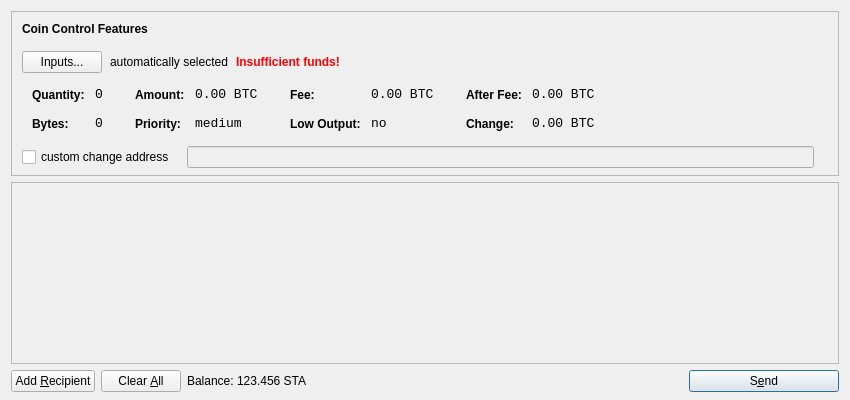
<?xml version="1.0" encoding="UTF-8"?>
<ui version="4.0">
 <class>SendCoinsDialog</class>
 <widget class="QDialog" name="SendCoinsDialog">
  <property name="geometry">
   <rect>
    <x>0</x>
    <y>0</y>
    <width>850</width>
    <height>400</height>
   </rect>
  </property>
  <property name="windowTitle">
   <string>Send Coins</string>
  </property>
  <layout class="QVBoxLayout" name="verticalLayout" stretch="0,1,0">
   <property name="bottomMargin">
    <number>8</number>
   </property>
   <item>
    <widget class="QFrame" name="frameCoinControl">
     <property name="sizePolicy">
      <sizepolicy hsizetype="Expanding" vsizetype="Expanding">
       <horstretch>0</horstretch>
       <verstretch>0</verstretch>
      </sizepolicy>
     </property>
     <property name="maximumSize">
      <size>
       <width>16777215</width>
       <height>16777215</height>
      </size>
     </property>
     <property name="frameShape">
      <enum>QFrame::StyledPanel</enum>
     </property>
     <property name="frameShadow">
      <enum>QFrame::Sunken</enum>
     </property>
     <layout class="QVBoxLayout" name="verticalLayoutCoinControl2">
      <property name="spacing">
       <number>-1</number>
      </property>
      <property name="leftMargin">
       <number>0</number>
      </property>
      <property name="topMargin">
       <number>0</number>
      </property>
      <property name="rightMargin">
       <number>0</number>
      </property>
      <property name="bottomMargin">
       <number>6</number>
      </property>
      <item>
       <layout class="QVBoxLayout" name="verticalLayoutCoinControl" stretch="0,0,0,0,1">
        <property name="spacing">
         <number>0</number>
        </property>
        <property name="leftMargin">
         <number>10</number>
        </property>
        <property name="topMargin">
         <number>10</number>
        </property>
        <item>
         <layout class="QHBoxLayout" name="horizontalLayoutCoinControl1">
          <property name="bottomMargin">
           <number>15</number>
          </property>
          <item>
           <widget class="QLabel" name="labelCoinControlFeatures">
            <property name="sizePolicy">
             <sizepolicy hsizetype="Preferred" vsizetype="Maximum">
              <horstretch>0</horstretch>
              <verstretch>0</verstretch>
             </sizepolicy>
            </property>
            <property name="font">
             <font>
              <weight>75</weight>
              <bold>true</bold>
             </font>
            </property>
            <property name="styleSheet">
             <string notr="true">font-weight:bold;</string>
            </property>
            <property name="text">
             <string>Coin Control Features</string>
            </property>
           </widget>
          </item>
         </layout>
        </item>
        <item>
         <layout class="QHBoxLayout" name="horizontalLayoutCoinControl2" stretch="0,0,0,0">
          <property name="spacing">
           <number>8</number>
          </property>
          <property name="bottomMargin">
           <number>10</number>
          </property>
          <item>
           <widget class="QPushButton" name="pushButtonCoinControl">
            <property name="styleSheet">
             <string notr="true"/>
            </property>
            <property name="text">
             <string>Inputs...</string>
            </property>
           </widget>
          </item>
          <item>
           <widget class="QLabel" name="labelCoinControlAutomaticallySelected">
            <property name="text">
             <string>automatically selected</string>
            </property>
            <property name="margin">
             <number>5</number>
            </property>
           </widget>
          </item>
          <item>
           <widget class="QLabel" name="labelCoinControlInsuffFunds">
            <property name="font">
             <font>
              <weight>75</weight>
              <bold>true</bold>
             </font>
            </property>
            <property name="styleSheet">
             <string notr="true">color:red;font-weight:bold;</string>
            </property>
            <property name="text">
             <string>Insufficient funds!</string>
            </property>
            <property name="margin">
             <number>5</number>
            </property>
           </widget>
          </item>
          <item>
           <spacer name="horizontalSpacerCoinControl">
            <property name="orientation">
             <enum>Qt::Horizontal</enum>
            </property>
            <property name="sizeHint" stdset="0">
             <size>
              <width>40</width>
              <height>1</height>
             </size>
            </property>
           </spacer>
          </item>
         </layout>
        </item>
        <item>
         <widget class="QWidget" name="widgetCoinControl" native="true">
          <property name="sizePolicy">
           <sizepolicy hsizetype="Preferred" vsizetype="Preferred">
            <horstretch>0</horstretch>
            <verstretch>0</verstretch>
           </sizepolicy>
          </property>
          <property name="minimumSize">
           <size>
            <width>0</width>
            <height>0</height>
           </size>
          </property>
          <property name="styleSheet">
           <string notr="true"/>
          </property>
          <layout class="QHBoxLayout" name="horizontalLayoutCoinControl5">
           <property name="margin">
            <number>0</number>
           </property>
           <item>
            <layout class="QHBoxLayout" name="horizontalLayoutCoinControl3" stretch="0,0,0,1">
             <property name="spacing">
              <number>20</number>
             </property>
             <property name="topMargin">
              <number>0</number>
             </property>
             <property name="bottomMargin">
              <number>10</number>
             </property>
             <item>
              <layout class="QFormLayout" name="formLayoutCoinControl1">
               <property name="horizontalSpacing">
                <number>10</number>
               </property>
               <property name="verticalSpacing">
                <number>14</number>
               </property>
               <property name="leftMargin">
                <number>10</number>
               </property>
               <property name="topMargin">
                <number>4</number>
               </property>
               <property name="rightMargin">
                <number>6</number>
               </property>
               <item row="0" column="0">
                <widget class="QLabel" name="labelCoinControlQuantityText">
                 <property name="styleSheet">
                  <string notr="true">font-weight:bold;</string>
                 </property>
                 <property name="text">
                  <string>Quantity:</string>
                 </property>
                 <property name="margin">
                  <number>0</number>
                 </property>
                </widget>
               </item>
               <item row="0" column="1">
                <widget class="QLabel" name="labelCoinControlQuantity">
                 <property name="font">
                  <font>
                   <family>Monospace</family>
                   <pointsize>10</pointsize>
                  </font>
                 </property>
                 <property name="cursor">
                  <cursorShape>IBeamCursor</cursorShape>
                 </property>
                 <property name="contextMenuPolicy">
                  <enum>Qt::ActionsContextMenu</enum>
                 </property>
                 <property name="text">
                  <string notr="true">0</string>
                 </property>
                 <property name="margin">
                  <number>0</number>
                 </property>
                 <property name="textInteractionFlags">
                  <set>Qt::LinksAccessibleByMouse|Qt::TextSelectableByKeyboard|Qt::TextSelectableByMouse</set>
                 </property>
                </widget>
               </item>
               <item row="1" column="0">
                <widget class="QLabel" name="labelCoinControlBytesText">
                 <property name="styleSheet">
                  <string notr="true">font-weight:bold;</string>
                 </property>
                 <property name="text">
                  <string>Bytes:</string>
                 </property>
                </widget>
               </item>
               <item row="1" column="1">
                <widget class="QLabel" name="labelCoinControlBytes">
                 <property name="font">
                  <font>
                   <family>Monospace</family>
                   <pointsize>10</pointsize>
                  </font>
                 </property>
                 <property name="cursor">
                  <cursorShape>IBeamCursor</cursorShape>
                 </property>
                 <property name="contextMenuPolicy">
                  <enum>Qt::ActionsContextMenu</enum>
                 </property>
                 <property name="text">
                  <string notr="true">0</string>
                 </property>
                 <property name="textInteractionFlags">
                  <set>Qt::LinksAccessibleByMouse|Qt::TextSelectableByKeyboard|Qt::TextSelectableByMouse</set>
                 </property>
                </widget>
               </item>
              </layout>
             </item>
             <item>
              <layout class="QFormLayout" name="formLayoutCoinControl2">
               <property name="horizontalSpacing">
                <number>10</number>
               </property>
               <property name="verticalSpacing">
                <number>14</number>
               </property>
               <property name="leftMargin">
                <number>6</number>
               </property>
               <property name="topMargin">
                <number>4</number>
               </property>
               <property name="rightMargin">
                <number>6</number>
               </property>
               <item row="0" column="0">
                <widget class="QLabel" name="labelCoinControlAmountText">
                 <property name="styleSheet">
                  <string notr="true">font-weight:bold;</string>
                 </property>
                 <property name="text">
                  <string>Amount:</string>
                 </property>
                 <property name="margin">
                  <number>0</number>
                 </property>
                </widget>
               </item>
               <item row="0" column="1">
                <widget class="QLabel" name="labelCoinControlAmount">
                 <property name="font">
                  <font>
                   <family>Monospace</family>
                   <pointsize>10</pointsize>
                  </font>
                 </property>
                 <property name="cursor">
                  <cursorShape>IBeamCursor</cursorShape>
                 </property>
                 <property name="contextMenuPolicy">
                  <enum>Qt::ActionsContextMenu</enum>
                 </property>
                 <property name="text">
                  <string notr="true">0.00 BTC</string>
                 </property>
                 <property name="textInteractionFlags">
                  <set>Qt::LinksAccessibleByMouse|Qt::TextSelectableByKeyboard|Qt::TextSelectableByMouse</set>
                 </property>
                </widget>
               </item>
               <item row="1" column="0">
                <widget class="QLabel" name="labelCoinControlPriorityText">
                 <property name="styleSheet">
                  <string notr="true">font-weight:bold;</string>
                 </property>
                 <property name="text">
                  <string>Priority:</string>
                 </property>
                </widget>
               </item>
               <item row="1" column="1">
                <widget class="QLabel" name="labelCoinControlPriority">
                 <property name="font">
                  <font>
                   <family>Monospace</family>
                   <pointsize>10</pointsize>
                  </font>
                 </property>
                 <property name="cursor">
                  <cursorShape>IBeamCursor</cursorShape>
                 </property>
                 <property name="contextMenuPolicy">
                  <enum>Qt::ActionsContextMenu</enum>
                 </property>
                 <property name="text">
                  <string>medium</string>
                 </property>
                 <property name="textInteractionFlags">
                  <set>Qt::LinksAccessibleByMouse|Qt::TextSelectableByKeyboard|Qt::TextSelectableByMouse</set>
                 </property>
                </widget>
               </item>
              </layout>
             </item>
             <item>
              <layout class="QFormLayout" name="formLayoutCoinControl3">
               <property name="horizontalSpacing">
                <number>10</number>
               </property>
               <property name="verticalSpacing">
                <number>14</number>
               </property>
               <property name="leftMargin">
                <number>6</number>
               </property>
               <property name="topMargin">
                <number>4</number>
               </property>
               <property name="rightMargin">
                <number>6</number>
               </property>
               <item row="0" column="0">
                <widget class="QLabel" name="labelCoinControlFeeText">
                 <property name="styleSheet">
                  <string notr="true">font-weight:bold;</string>
                 </property>
                 <property name="text">
                  <string>Fee:</string>
                 </property>
                 <property name="margin">
                  <number>0</number>
                 </property>
                </widget>
               </item>
               <item row="0" column="1">
                <widget class="QLabel" name="labelCoinControlFee">
                 <property name="font">
                  <font>
                   <family>Monospace</family>
                   <pointsize>10</pointsize>
                  </font>
                 </property>
                 <property name="cursor">
                  <cursorShape>IBeamCursor</cursorShape>
                 </property>
                 <property name="contextMenuPolicy">
                  <enum>Qt::ActionsContextMenu</enum>
                 </property>
                 <property name="text">
                  <string notr="true">0.00 BTC</string>
                 </property>
                 <property name="textInteractionFlags">
                  <set>Qt::LinksAccessibleByMouse|Qt::TextSelectableByKeyboard|Qt::TextSelectableByMouse</set>
                 </property>
                </widget>
               </item>
               <item row="1" column="0">
                <widget class="QLabel" name="labelCoinControlLowOutputText">
                 <property name="styleSheet">
                  <string notr="true">font-weight:bold;</string>
                 </property>
                 <property name="text">
                  <string>Low Output:</string>
                 </property>
                </widget>
               </item>
               <item row="1" column="1">
                <widget class="QLabel" name="labelCoinControlLowOutput">
                 <property name="font">
                  <font>
                   <family>Monospace</family>
                   <pointsize>10</pointsize>
                  </font>
                 </property>
                 <property name="cursor">
                  <cursorShape>IBeamCursor</cursorShape>
                 </property>
                 <property name="contextMenuPolicy">
                  <enum>Qt::ActionsContextMenu</enum>
                 </property>
                 <property name="text">
                  <string>no</string>
                 </property>
                 <property name="textInteractionFlags">
                  <set>Qt::LinksAccessibleByMouse|Qt::TextSelectableByKeyboard|Qt::TextSelectableByMouse</set>
                 </property>
                </widget>
               </item>
              </layout>
             </item>
             <item>
              <layout class="QFormLayout" name="formLayoutCoinControl4">
               <property name="horizontalSpacing">
                <number>10</number>
               </property>
               <property name="verticalSpacing">
                <number>14</number>
               </property>
               <property name="leftMargin">
                <number>6</number>
               </property>
               <property name="topMargin">
                <number>4</number>
               </property>
               <property name="rightMargin">
                <number>6</number>
               </property>
               <item row="0" column="0">
                <widget class="QLabel" name="labelCoinControlAfterFeeText">
                 <property name="styleSheet">
                  <string notr="true">font-weight:bold;</string>
                 </property>
                 <property name="text">
                  <string>After Fee:</string>
                 </property>
                 <property name="margin">
                  <number>0</number>
                 </property>
                </widget>
               </item>
               <item row="0" column="1">
                <widget class="QLabel" name="labelCoinControlAfterFee">
                 <property name="font">
                  <font>
                   <family>Monospace</family>
                   <pointsize>10</pointsize>
                  </font>
                 </property>
                 <property name="cursor">
                  <cursorShape>IBeamCursor</cursorShape>
                 </property>
                 <property name="contextMenuPolicy">
                  <enum>Qt::ActionsContextMenu</enum>
                 </property>
                 <property name="text">
                  <string notr="true">0.00 BTC</string>
                 </property>
                 <property name="textInteractionFlags">
                  <set>Qt::LinksAccessibleByMouse|Qt::TextSelectableByKeyboard|Qt::TextSelectableByMouse</set>
                 </property>
                </widget>
               </item>
               <item row="1" column="0">
                <widget class="QLabel" name="labelCoinControlChangeText">
                 <property name="styleSheet">
                  <string notr="true">font-weight:bold;</string>
                 </property>
                 <property name="text">
                  <string>Change:</string>
                 </property>
                </widget>
               </item>
               <item row="1" column="1">
                <widget class="QLabel" name="labelCoinControlChange">
                 <property name="font">
                  <font>
                   <family>Monospace</family>
                   <pointsize>10</pointsize>
                  </font>
                 </property>
                 <property name="cursor">
                  <cursorShape>IBeamCursor</cursorShape>
                 </property>
                 <property name="contextMenuPolicy">
                  <enum>Qt::ActionsContextMenu</enum>
                 </property>
                 <property name="text">
                  <string notr="true">0.00 BTC</string>
                 </property>
                 <property name="textInteractionFlags">
                  <set>Qt::LinksAccessibleByMouse|Qt::TextSelectableByKeyboard|Qt::TextSelectableByMouse</set>
                 </property>
                </widget>
               </item>
              </layout>
             </item>
            </layout>
           </item>
          </layout>
         </widget>
        </item>
        <item>
         <layout class="QHBoxLayout" name="horizontalLayoutCoinControl4" stretch="0,0,0">
          <property name="spacing">
           <number>12</number>
          </property>
          <property name="sizeConstraint">
           <enum>QLayout::SetDefaultConstraint</enum>
          </property>
          <property name="topMargin">
           <number>5</number>
          </property>
          <property name="rightMargin">
           <number>5</number>
          </property>
          <item>
           <widget class="QCheckBox" name="checkBoxCoinControlChange">
            <property name="text">
             <string>custom change address</string>
            </property>
           </widget>
          </item>
          <item>
           <widget class="QLineEdit" name="lineEditCoinControlChange">
            <property name="enabled">
             <bool>false</bool>
            </property>
            <property name="sizePolicy">
             <sizepolicy hsizetype="Expanding" vsizetype="Fixed">
              <horstretch>0</horstretch>
              <verstretch>0</verstretch>
             </sizepolicy>
            </property>
           </widget>
          </item>
          <item>
           <widget class="QLabel" name="labelCoinControlChangeLabel">
            <property name="sizePolicy">
             <sizepolicy hsizetype="Preferred" vsizetype="Expanding">
              <horstretch>0</horstretch>
              <verstretch>0</verstretch>
             </sizepolicy>
            </property>
            <property name="minimumSize">
             <size>
              <width>0</width>
              <height>0</height>
             </size>
            </property>
            <property name="text">
             <string/>
            </property>
            <property name="margin">
             <number>3</number>
            </property>
           </widget>
          </item>
         </layout>
        </item>
        <item>
         <spacer name="verticalSpacerCoinControl">
          <property name="orientation">
           <enum>Qt::Vertical</enum>
          </property>
          <property name="sizeHint" stdset="0">
           <size>
            <width>800</width>
            <height>1</height>
           </size>
          </property>
         </spacer>
        </item>
       </layout>
      </item>
     </layout>
    </widget>
   </item>
   <item>
    <widget class="QScrollArea" name="scrollArea">
     <property name="widgetResizable">
      <bool>true</bool>
     </property>
     <widget class="QWidget" name="scrollAreaWidgetContents">
      <property name="geometry">
       <rect>
        <x>0</x>
        <y>0</y>
        <width>830</width>
        <height>165</height>
       </rect>
      </property>
      <layout class="QVBoxLayout" name="verticalLayout_2">
       <property name="margin">
        <number>0</number>
       </property>
       <item>
        <layout class="QVBoxLayout" name="entries">
         <property name="spacing">
          <number>6</number>
         </property>
        </layout>
       </item>
       <item>
        <spacer name="verticalSpacer">
         <property name="orientation">
          <enum>Qt::Vertical</enum>
         </property>
         <property name="sizeHint" stdset="0">
          <size>
           <width>20</width>
           <height>40</height>
          </size>
         </property>
        </spacer>
       </item>
      </layout>
     </widget>
    </widget>
   </item>
   <item>
    <layout class="QHBoxLayout" name="horizontalLayout">
     <item>
      <widget class="QPushButton" name="addButton">
       <property name="toolTip">
        <string>Send to multiple recipients at once</string>
       </property>
       <property name="text">
        <string>Add &amp;Recipient</string>
       </property>
       <property name="icon">
        <iconset resource="../bitcoin.qrc">
         <normaloff>:/icons/add</normaloff>:/icons/add</iconset>
       </property>
       <property name="autoDefault">
        <bool>false</bool>
       </property>
      </widget>
     </item>
     <item>
      <widget class="QPushButton" name="clearButton">
       <property name="sizePolicy">
        <sizepolicy hsizetype="Minimum" vsizetype="Fixed">
         <horstretch>0</horstretch>
         <verstretch>0</verstretch>
        </sizepolicy>
       </property>
       <property name="toolTip">
        <string>Remove all transaction fields</string>
       </property>
       <property name="text">
        <string>Clear &amp;All</string>
       </property>
       <property name="icon">
        <iconset resource="../bitcoin.qrc">
         <normaloff>:/icons/remove</normaloff>:/icons/remove</iconset>
       </property>
       <property name="autoRepeatDelay">
        <number>300</number>
       </property>
       <property name="autoDefault">
        <bool>false</bool>
       </property>
      </widget>
     </item>
     <item>
      <layout class="QHBoxLayout" name="horizontalLayout_2">
       <property name="spacing">
        <number>3</number>
       </property>
       <item>
        <widget class="QLabel" name="label">
         <property name="text">
          <string>Balance:</string>
         </property>
        </widget>
       </item>
       <item>
        <widget class="QLabel" name="labelBalance">
         <property name="cursor">
          <cursorShape>IBeamCursor</cursorShape>
         </property>
         <property name="text">
          <string>123.456 STA</string>
         </property>
         <property name="textInteractionFlags">
          <set>Qt::LinksAccessibleByMouse|Qt::TextSelectableByKeyboard|Qt::TextSelectableByMouse</set>
         </property>
        </widget>
       </item>
      </layout>
     </item>
     <item>
      <spacer name="horizontalSpacer">
       <property name="orientation">
        <enum>Qt::Horizontal</enum>
       </property>
       <property name="sizeHint" stdset="0">
        <size>
         <width>40</width>
         <height>20</height>
        </size>
       </property>
      </spacer>
     </item>
     <item>
      <widget class="QPushButton" name="sendButton">
       <property name="minimumSize">
        <size>
         <width>150</width>
         <height>0</height>
        </size>
       </property>
       <property name="toolTip">
        <string>Confirm the send action</string>
       </property>
       <property name="text">
        <string>S&amp;end</string>
       </property>
       <property name="icon">
        <iconset resource="../bitcoin.qrc">
         <normaloff>:/icons/send</normaloff>:/icons/send</iconset>
       </property>
       <property name="default">
        <bool>true</bool>
       </property>
      </widget>
     </item>
    </layout>
   </item>
  </layout>
 </widget>
 <resources>
  <include location="../bitcoin.qrc"/>
 </resources>
 <connections/>
</ui>
